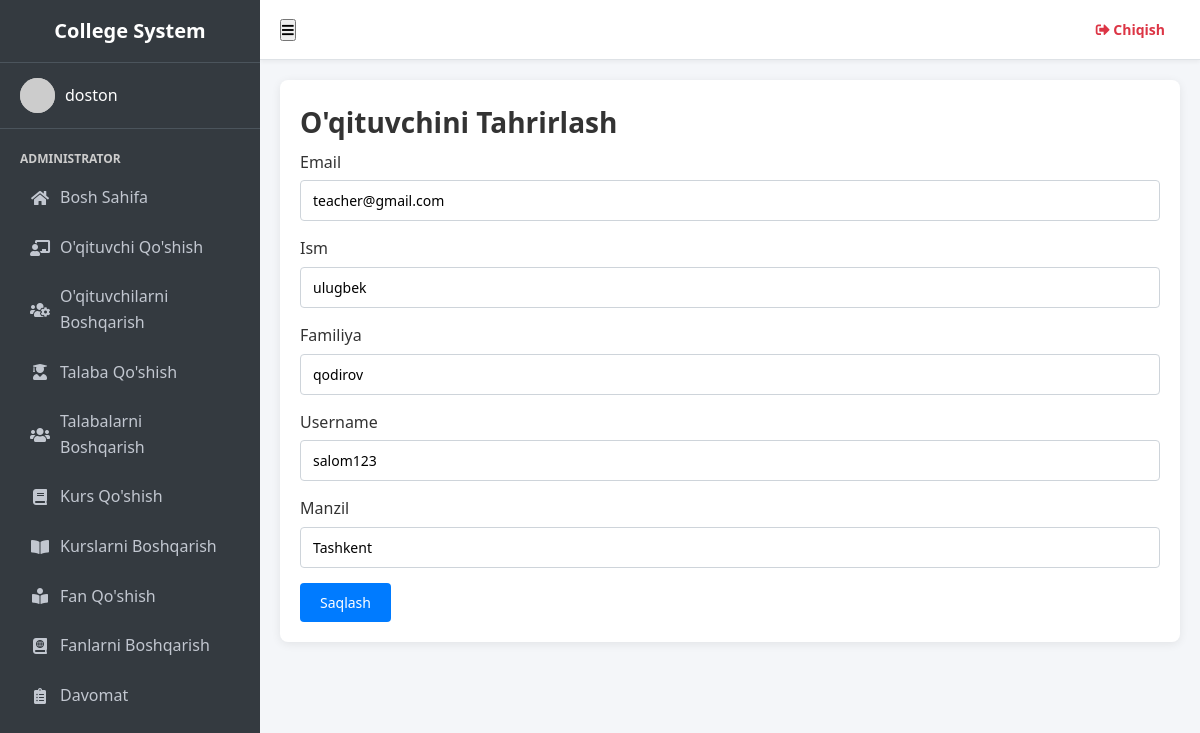
Page /edit_staff/3/ (signed in) on the committed database.
### student_management_app/models.py (models this page shows)
class CustomUser(AbstractUser):
    HOD = '1'
    STAFF = '2'
    STUDENT = '3'
    EMAIL_TO_USER_TYPE_MAP = {
        'hod': HOD,
        'staff': STAFF,
        'student': STUDENT
    }
    user_type_data = ((HOD, "HOD"), (STAFF, "Staff"), (STUDENT, "Student"))
    user_type = models.CharField(default=1, choices=user_type_data, max_length=10)

class Staffs(models.Model):
    id = models.AutoField(primary_key=True)
    admin = models.OneToOneField(CustomUser, on_delete = models.CASCADE)
    address = models.TextField()
    created_at = models.DateTimeField(auto_now_add=True)
    updated_at = models.DateTimeField(auto_now=True)
    objects = models.Manager()

### student_management_app/HodViews.py (the view)
# urls.py: path('edit_staff/<staff_id>/', HodViews.edit_staff, name="edit_staff"),
def edit_staff(request, staff_id):
    staff = Staffs.objects.get(admin=staff_id)
    context = {
        "staff": staff,
        "id": staff_id
    }
    return render(request, "hod_template/edit_staff_template.html", context)

### student_management_app/templates/hod_template/edit_staff_template.html (shortened to what this page needs)
{% extends 'base.html' %}
{% block content %}
<section class="content">
    <div class="container-fluid">
        <div class="row">
            <div class="col-md-12">
                <div class="card card-primary">
                    <div class="card-header">
                        <h3 class="card-title">O'qituvchini Tahrirlash</h3>
                    </div>
                    <form role="form" action="{% url 'edit_staff_save' %}" method="post">
                        <div class="card-body">
                            <div class="form-group">
                                <label>Email</label>
                                <input type="email" class="form-control" name="email" value="{{ staff.admin.email }}">
                            </div>
                            <div class="form-group">
                                <label>Ism</label>
                                <input type="text" class="form-control" name="first_name" value="{{ staff.admin.first_name }}">
                            </div>
                            <div class="form-group">
                                <label>Familiya</label>
                                <input type="text" class="form-control" name="last_name" value="{{ staff.admin.last_name }}">
                            </div>
                            <div class="form-group">
                                <label>Username</label>
                                <input type="text" class="form-control" name="username" value="{{ staff.admin.username }}">
                            </div>
                            <div class="form-group">
                                <label>Manzil</label>
                                <input type="text" class="form-control" name="address" value="{{ staff.address }}">
                            </div>
                        </div>
                        <div class="card-footer">
                            <button type="submit" class="btn btn-primary">Saqlash</button>
                        </div>
                    </form>
                </div>
            </div>
        </div>
    </div>
</section>
{% endblock content %}

### student_management_app/templates/base.html (shortened to what this page needs)
{% load static %}
<!DOCTYPE html>
<html lang="uz">
<head>
    <link rel="stylesheet" href="https://cdnjs.cloudflare.com/ajax/libs/font-awesome/5.15.4/css/all.min.css">
    <link rel="stylesheet" href="{% static 'css/style.css' %}">
</head>
<body>
    <aside class="sidebar">
        <a href="#" class="brand-link">College System</a>
        <div class="user-panel">
            <img src="{% if user.profile_pic %}{{ user.profile_pic.url }}{% else %}https://via.placeholder.com/150{% endif %}" class="user-img" alt="User">
            <div class="info">
                <a href="#">{{ user.username }}</a>
            </div>
        </div>
        <nav class="nav-links">
            <ul class="nav-pills">
                {% if user.user_type == '1' %}
                    <li class="nav-header">ADMINISTRATOR</li>
                    <li class="nav-item"><a href="{% url 'admin_home' %}"><i class="fas fa-home"></i> Bosh Sahifa</a></li>
                    <li class="nav-item"><a href="{% url 'add_staff' %}"><i class="fas fa-chalkboard-teacher"></i> O'qituvchi Qo'shish</a></li>
                    <li class="nav-item"><a href="{% url 'manage_staff' %}"><i class="fas fa-users-cog"></i> O'qituvchilarni Boshqarish</a></li>
                    <li class="nav-item"><a href="{% url 'add_student' %}"><i class="fas fa-user-graduate"></i> Talaba Qo'shish</a></li>
                    <li class="nav-item"><a href="{% url 'manage_student' %}"><i class="fas fa-users"></i> Talabalarni Boshqarish</a></li>
                    <li class="nav-item"><a href="{% url 'add_course' %}"><i class="fas fa-book"></i> Kurs Qo'shish</a></li>
                    <li class="nav-item"><a href="{% url 'manage_course' %}"><i class="fas fa-book-open"></i> Kurslarni Boshqarish</a></li>
                    <li class="nav-item"><a href="{% url 'add_subject' %}"><i class="fas fa-book-reader"></i> Fan Qo'shish</a></li>
                    <li class="nav-item"><a href="{% url 'manage_subject' %}"><i class="fas fa-atlas"></i> Fanlarni Boshqarish</a></li>
                    <li class="nav-item"><a href="{% url 'admin_view_attendance' %}"><i class="fas fa-clipboard-list"></i> Davomat</a></li>
                {% endif %}
            </ul>
        </nav>
    </aside>
    <div class="main-content">
        <nav class="navbar">
            <div class="navbar-left">
                <button id="sidebarToggle"><i class="fas fa-bars"></i></button>
            </div>
            <div class="navbar-right">
                <a href="{% url 'logout_user' %}" class="logout-btn">
                    <i class="fas fa-sign-out-alt"></i> Chiqish
                </a>
            </div>
        </nav>
        <div class="content-wrapper">
            {% block content %}
            {% endblock content %}
        </div>
    </div>
</body>
</html>

### static/css/style.css (style rules this page uses)
* { margin: 0; padding: 0; box-sizing: border-box; font-family: 'Segoe UI', Tahoma, Geneva, Verdana, sans-serif; }
body { background-color: #f4f6f9; color: #333; line-height: 1.6; }
a { text-decoration: none; color: inherit; }
ul { list-style: none; }
.sidebar { width: 260px; background-color: #343a40; color: #fff; display: flex; flex-direction: column; position: fixed; height: 100%; transition: all 0.3s ease; z-index: 1000; overflow-y: auto; left: 0; }
.brand-link { padding: 15px 20px; border-bottom: 1px solid #4b545c; font-size: 20px; font-weight: bold; text-align: center; background-color: #343a40; color: #fff; }
.user-panel { padding: 15px 20px; border-bottom: 1px solid #4b545c; display: flex; align-items: center; gap: 10px; }
.user-img { width: 35px; height: 35px; border-radius: 50%; background-color: #bbb; object-fit: cover; }
.nav-links { padding: 10px 0; flex: 1; }
.nav-header { padding: 10px 20px 5px; font-size: 12px; text-transform: uppercase; color: #ccc; font-weight: bold; }
.nav-item a { display: flex; align-items: center; padding: 12px 20px; color: #c2c7d0; transition: background 0.2s, color 0.2s; gap: 10px; margin: 0 10px; border-radius: 4px; }
.nav-item i { width: 20px; text-align: center; }
.main-content { flex: 1; margin-left: 260px; display: flex; flex-direction: column; width: calc(100% - 260px); transition: all 0.3s ease; min-height: 100vh; }
.navbar { background-color: #fff; height: 60px; display: flex; align-items: center; justify-content: space-between; padding: 0 20px; border-bottom: 1px solid #dee2e6; position: sticky; top: 0; z-index: 900; box-shadow: 0 2px 4px rgba(0,0,0,0.05); }
.navbar-left { display: flex; align-items: center; gap: 15px; }
.logout-btn { color: #dc3545; font-weight: 600; font-size: 14px; transition: color 0.2s; padding: 8px 15px; border-radius: 4px; }
.content-wrapper { padding: 20px; flex: 1; }
.card { background: #fff; border-radius: 8px; box-shadow: 0 2px 10px rgba(0,0,0,0.08); padding: 20px; position: relative; overflow: hidden; display: flex; flex-direction: column; transition: transform 0.2s, box-shadow 0.2s; }
.card h3 { font-size: 28px; font-weight: bold; margin-bottom: 5px; }
.form-group { margin-bottom: 15px; }
.form-group label { display: block; margin-bottom: 5px; color: #333; font-weight: 500; }
.form-control { width: 100%; padding: 10px 12px; border: 1px solid #ced4da; border-radius: 4px; font-size: 14px; transition: border-color 0.2s, box-shadow 0.2s; }
.btn { padding: 10px 20px; border: none; border-radius: 4px; cursor: pointer; font-size: 14px; display: inline-block; transition: background-color 0.2s, transform 0.1s; }
.btn-primary { background-color: #007bff; color: #fff; }

### rows in the picture
CustomUser: username "doston"
Staffs: email "teacher@gmail.com", first_name "ulugbek", last_name "qodirov", username "salom123", address "Tashkent"
